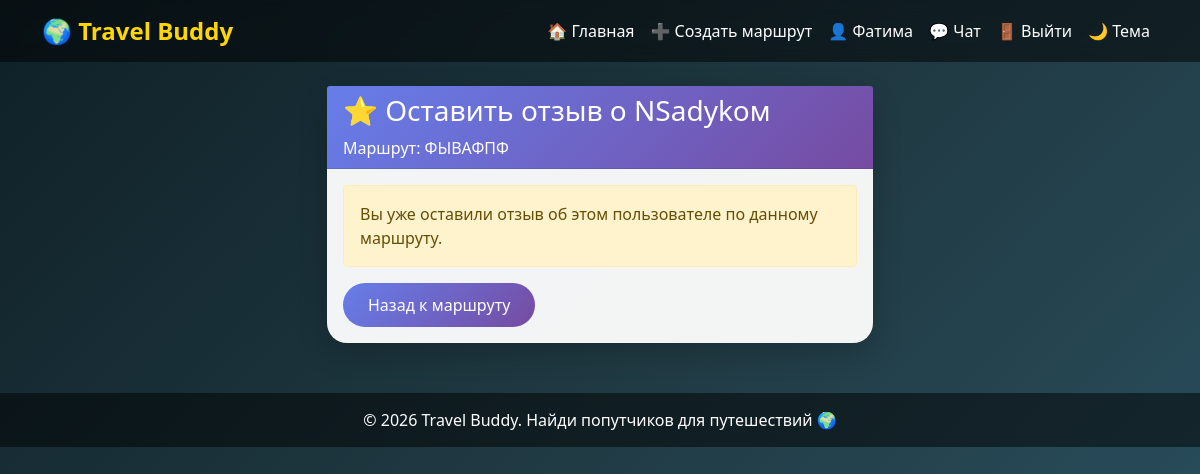
/reviews/create/4/2/ (signed in), run on the app's committed database.
### users/models.py (models this page shows, shortened)
class User(AbstractUser):
    avatar = models.ImageField(upload_to='avatars/', blank=True, null=True)
    bio = models.TextField(blank=True)
    interests = models.TextField(blank=True)
    rating = models.DecimalField(max_digits=3, decimal_places=2, default=0.00)
    is_active = models.BooleanField(default=True)
    is_admin = models.BooleanField(default=False)
    class Meta:
        verbose_name = 'Пользователь'
        verbose_name_plural = 'Пользователи'

### routes/models.py (models this page shows, shortened)
class Route(models.Model):
    STATUS_CHOICES = [
        ('ACTIVE', 'Активен'),
        ('ARCHIVED', 'Архив'),
        ('CANCELLED', 'Отменён'),
    ]
    author = models.ForeignKey(User, on_delete=models.CASCADE, related_name='routes', verbose_name='Автор')
    title = models.CharField(max_length=200, verbose_name='Название')
    description = models.TextField(blank=True, verbose_name='Описание')
    countries = models.CharField(max_length=255, verbose_name='Страны')
    cities = models.CharField(max_length=255, blank=True, verbose_name='Города')
    start_date = models.DateField(verbose_name='Дата начала')
    end_date = models.DateField(verbose_name='Дата окончания')
    budget = models.DecimalField(max_digits=10, decimal_places=2, blank=True, null=True, verbose_name='Бюджет')
    status = models.CharField(max_length=20, choices=STATUS_CHOICES, default='ACTIVE', verbose_name='Статус')
    views_count = models.PositiveIntegerField(default=0, verbose_name='Просмотры')
    image = models.ImageField(upload_to='routes/', blank=True, null=True, verbose_name='Изображение')
    places = models.JSONField(default=list, blank=True, verbose_name='Места посещения')
    latitude = models.DecimalField(max_digits=9, decimal_places=6, blank=True, null=True, verbose_name='Широта')
    longitude = models.DecimalField(max_digits=9, decimal_places=6, blank=True, null=True, verbose_name='Долгота')
    location = models.CharField(max_length=500, blank=True, verbose_name='Ссылка на карту')
    start_city = models.CharField(max_length=200, blank=True, verbose_name='Город отправления')
    end_city = models.CharField(max_length=200, blank=True, verbose_name='Город назначения')
    waypoints = models.CharField(max_length=500, blank=True, verbose_name='Промежуточные точки')
    city = models.CharField(max_length=200, blank=True, verbose_name='Город для карты')
    tags = models.ManyToManyField(Tag, blank=True, related_name='routes', verbose_name='Теги')
    created_at = models.DateTimeField(auto_now_add=True, verbose_name='Дата создания')
    updated_at = models.DateTimeField(auto_now=True, verbose_name='Дата обновления')
    class Meta:
        verbose_name = 'Маршрут'
        verbose_name_plural = 'Маршруты'

### reviews/views.py (the view)
# urls.py: path('create/<int:route_id>/<int:user_id>/', views.review_create, name='review_create'),
@login_required
@log_action('Оставление отзыва')
def review_create(request, route_id, user_id):
    route = get_object_or_404(Route, id=route_id)
    target_user = get_object_or_404(User, id=user_id)
    if request.user == target_user:
        messages.warning(request, 'Нельзя оставить отзыв о себе')
        return redirect('route_detail', route_id=route.id)
    existing = Review.objects.filter(author=request.user, target_user=target_user, route=route).first()
    if request.method == 'POST':
        form = ReviewForm(request.POST)
        if form.is_valid():
            review = form.save(commit=False)
            review.author = request.user
            review.target_user = target_user
            review.route = route
            review.save()
            reviews = Review.objects.filter(target_user=target_user)
            avg_rating = sum(r.rating for r in reviews) / reviews.count()
            target_user.rating = avg_rating
            target_user.save()
            messages.success(request, 'Отзыв успешно добавлен!')
            return redirect('route_detail', route_id=route.id)
    else:
        form = ReviewForm()
    return render(request, 'reviews/create.html', {
        'form': form,
        'route': route,
        'target_user': target_user,
        'existing': existing
    })

### travel_buddy/utils.py (called while the page is built)
def log_action(message):
    def decorator(func):
        @functools.wraps(func)
        def wrapper(request, *args, **kwargs):
            if request.user.is_authenticated:
                log_msg = f"[{now()}] Пользователь: {request.user.username} | IP: {request.META.get('REMOTE_ADDR')} | {message} | URL: {request.path}"
            else:
                log_msg = f"[{now()}] Пользователь: Аноним | IP: {request.META.get('REMOTE_ADDR')} | {message} | URL: {request.path}"
            logger.info(log_msg)
            return func(request, *args, **kwargs)
        return wrapper
    return decorator

### reviews/templates/reviews/create.html (shortened to what this page needs)
{% extends 'base.html' %}
{% block content %}
<div class="row justify-content-center">
    <div class="col-md-6">
        <div class="card auth-card">
            <div class="card-header">
                <h3>⭐ Оставить отзыв о {{ target_user.username }}</h3>
                <p class="mb-0">Маршрут: {{ route.title }}</p>
            </div>
            <div class="card-body">
                {% if existing %}
                    <div class="alert alert-warning">
                        Вы уже оставили отзыв об этом пользователе по данному маршруту.
                    </div>
                    <a href="{% url 'route_detail' route.id %}" class="btn btn-primary">Назад к маршруту</a>
                {% endif %}
            </div>
        </div>
    </div>
</div>
{% endblock %}

### templates/base.html (shortened to what this page needs)
<!DOCTYPE html>
<html lang="ru">
<head>
    <link href="https://cdn.jsdelivr.net/npm/bootstrap@5.1.3/dist/css/bootstrap.min.css" rel="stylesheet">
</head>
<body>
    <nav class="navbar navbar-expand-lg navbar-dark">
        <div class="container">
            <a class="navbar-brand" href="{% url 'home' %}">🌍 Travel Buddy</a>
            <div class="collapse navbar-collapse" id="navbarNav">
                <ul class="navbar-nav ms-auto">
                    <li class="nav-item"><a class="nav-link" href="{% url 'home' %}">🏠 Главная</a></li>
                    {% if user.is_authenticated %}
                        <li class="nav-item"><a class="nav-link" href="{% url 'route_create' %}">➕ Создать маршрут</a></li>
                        <li class="nav-item"><a class="nav-link" href="{% url 'profile' user.id %}">👤 {{ user.username }}</a></li>
                        <li class="nav-item">
                            <a class="nav-link" href="{% url 'chat_list' %}" style="position: relative;">
                                💬 Чат
                            </a>
                        </li>
                        <li class="nav-item">
                            <form action="{% url 'logout' %}" method="post" style="display: inline;">
                                <button type="submit" class="nav-link btn btn-link" style="background: none; border: none; color: white; text-decoration: none; cursor: pointer;">🚪 Выйти</button>
                            </form>
                        </li>
                    {% else %}
                        <li class="nav-item"><a class="nav-link" href="{% url 'login' %}">🔑 Войти</a></li>
                        <li class="nav-item"><a class="nav-link" href="{% url 'register' %}">📝 Регистрация</a></li>
                    {% endif %}
                    <li class="nav-item">
                        <button id="themeToggle" class="btn btn-link nav-link" style="background: none; border: none;">🌙 Тема</button>
                    </li>
                </ul>
            </div>
        </div>
    </nav>
    <div class="container mt-4">
        {% block content %}
        {% endblock %}
    </div>
    <div class="footer">
        <div class="container">
            <p class="mb-0">© 2026 Travel Buddy. Найди попутчиков для путешествий 🌍</p>
        </div>
    </div>

### templates/base.html (style rules this page uses)
* { margin: 0; padding: 0; box-sizing: border-box; }
body { font-family: 'Segoe UI', Tahoma, Geneva, Verdana, sans-serif; min-height: 100vh; background: linear-gradient(135deg, #0f2027 0%, #203a43 50%, #2c5364 100%); position: relative; transition: background 0.3s ease; }
body::before { content: ''; position: fixed; top: 0; left: 0; right: 0; bottom: 0; background-image: url('https://images.unsplash.com/photo-1469474968028-56623f02e42e?w=1920'); background-size: cover; background-position: center; background-attachment: fixed; opacity: 0.3; z-index: 0; }
.navbar, .container, .footer { position: relative; z-index: 1; }
.navbar { background: rgba(0, 0, 0, 0.5) !important; backdrop-filter: blur(8px); }
.navbar-brand { font-weight: bold; color: #ffd700 !important; font-size: 1.5rem; }
.nav-link { color: white !important; transition: 0.3s; }
.card { background: rgba(255, 255, 255, 0.95); border-radius: 20px; border: none; box-shadow: 0 10px 30px rgba(0, 0, 0, 0.2); }
.card-header { background: linear-gradient(135deg, #667eea, #764ba2); border-radius: 20px 20px 0 0; color: white; }
.btn-primary { background: linear-gradient(135deg, #667eea, #764ba2); border: none; border-radius: 50px; padding: 10px 25px; }
.footer { background: rgba(0, 0, 0, 0.5); color: white; text-align: center; padding: 15px; margin-top: 50px; }

### data on the page
User: username "Фатима"
User: username "NSadykoм"
Route: title "ФЫВАФПФ"
